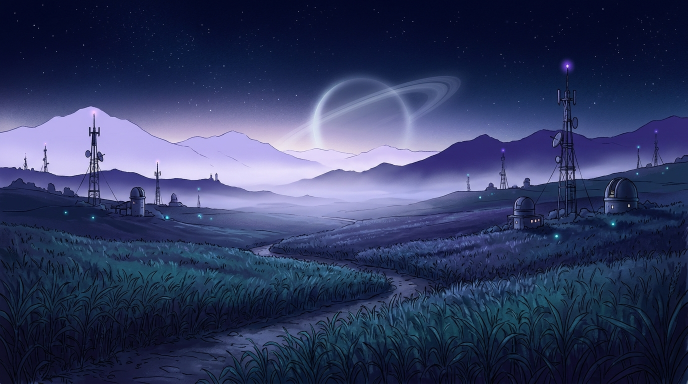
#> input picture design/approved/s1_landing/screenshot.png, 1376 x 768 px, found by its file name (shown at 1/2 size)
$ python build_art_assets.py
#> lines starting #> are read from the running program, lines starting #| are printed output that depends on the picture
"""
Build layered artwork assets for IrrigaTrace Night Field Observatory
Produces WebP assets <= 250 KB each in web/public/art/
and records metadata in design/approved/art-manifest.md
"""
import os
import math
from PIL import Image, ImageDraw, ImageFilter

ART_DIR = "web/public/art"
os.makedirs(ART_DIR, exist_ok=True)
W, H = 2400, 1400

# 1. Sky & Stars (2400x1400)
def generate_sky_stars():
    im = Image.new("RGBA", (W, H), (6, 5, 42, 255))
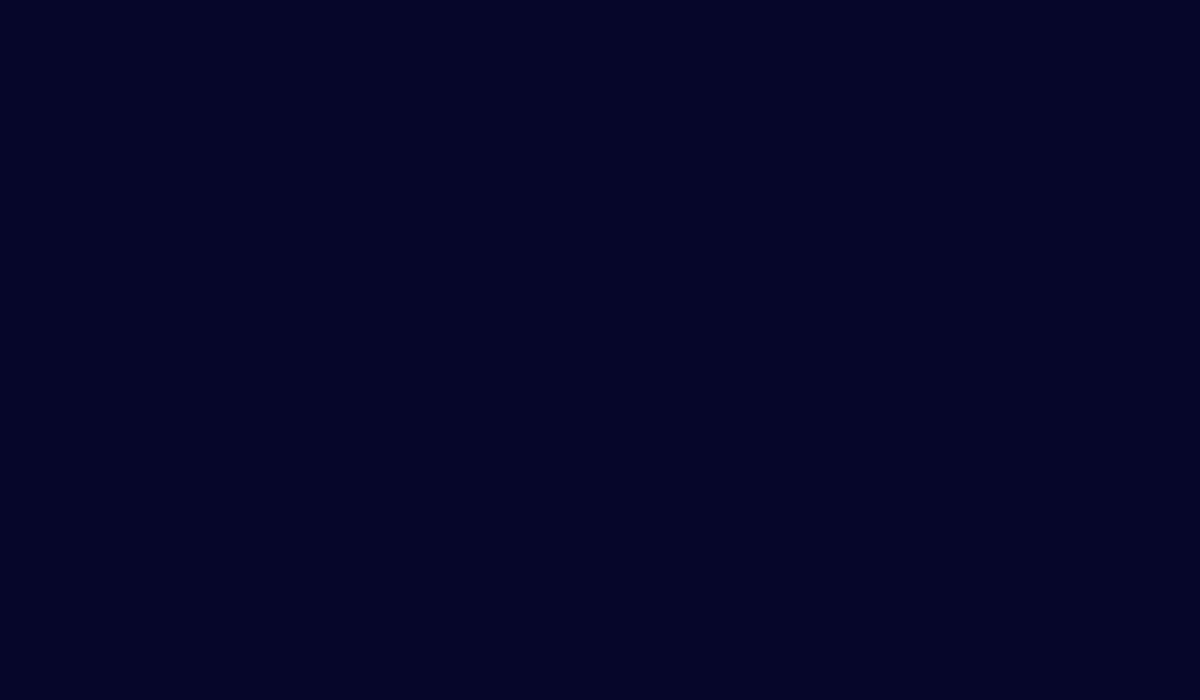
#> im: PIL image 2400x1400 RGBA (shown at 1/2 size); mean R, G, B, A 6, 5, 42, 255
    draw = ImageDraw.Draw(im)
    # subtle gradient top-down
    for y in range(H):
        ratio = y / H
        r = int(6 + (11 - 6) * ratio)
        g = int(5 + (10 - 5) * ratio)
        b = int(42 + (63 - 42) * ratio)
        draw.line([(0, y), (W, y)], fill=(r, g, b, 255))

    # Stars
    import random
    random.seed(42)
    for _ in range(450):
        x = random.randint(0, W)
        y = random.randint(0, int(H * 0.75))
        brightness = random.randint(140, 255)
        size = random.choice([1, 1, 1, 2, 2, 3])
        draw.ellipse([x, y, x + size, y + size], fill=(243, 241, 255, brightness))
        if size == 3:
            # 4-point sparkle
            draw.line([(x-2, y+1), (x+5, y+1)], fill=(201, 196, 255, 120))
            draw.line([(x+1, y-2), (x+1, y+5)], fill=(201, 196, 255, 120))

    out_path = os.path.join(ART_DIR, "sky-stars.webp")
    im.save(out_path, "WEBP", quality=85)
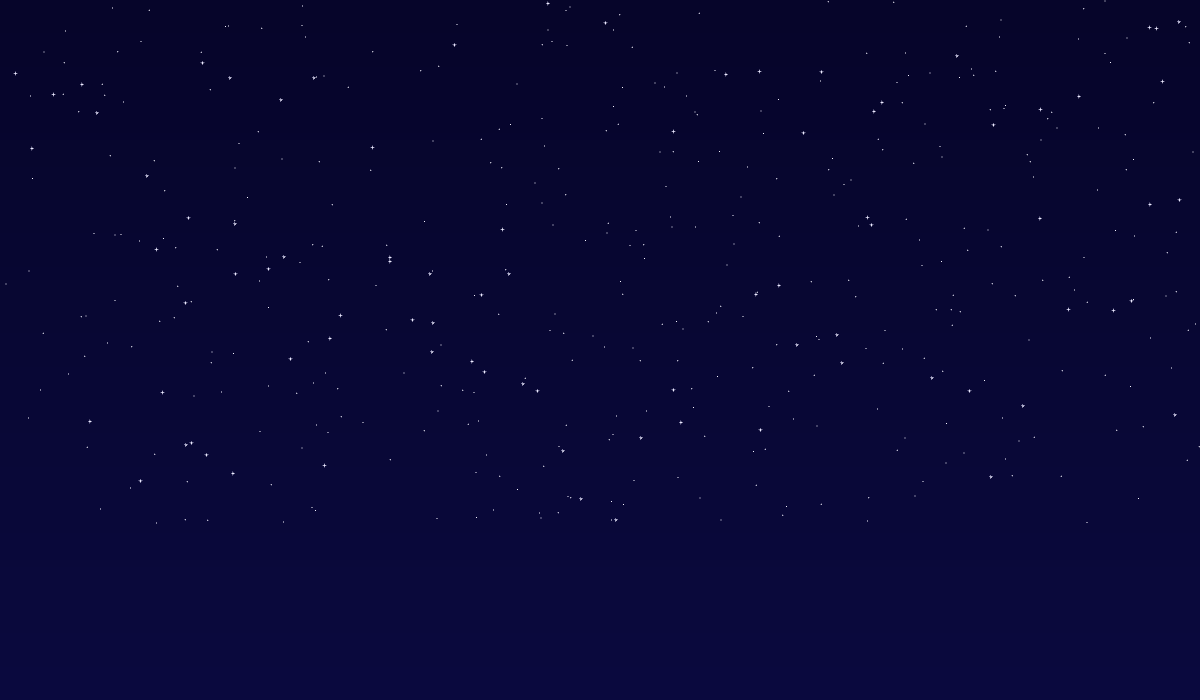
#> saved as sky-stars.webp: PIL image 2400x1400 RGBA (shown at 1/2 size); mean R, G, B, A 8.2, 7.2, 52.2, 254.9; transparent parts drawn white
    print(f"Created {out_path} ({os.path.getsize(out_path)} bytes)")

# 2. Planet with Glowing Rings (Transparent)
def generate_planet():
    im = Image.new("RGBA", (W, H), (0, 0, 0, 0))
#> im: PIL image 2400x1400 RGBA; every value is 0
    draw = ImageDraw.Draw(im)

    cx, cy = 1350, 480
    radius = 240

    # Back ring arc
    ring_w, ring_h = 750, 200
    draw.arc([cx - ring_w//2, cy - ring_h//2, cx + ring_w//2, cy + ring_h//2], start=180, end=360, fill=(201, 196, 255, 110), width=6)
    draw.arc([cx - ring_w//2 - 20, cy - ring_h//2 - 10, cx + ring_w//2 + 20, cy + ring_h//2 + 10], start=185, end=355, fill=(143, 134, 245, 70), width=4)

    # Planet Body
    for r in range(radius, 0, -1):
        frac = r / radius
        col = (
            int(15 + (35 - 15) * (1 - frac)),
            int(12 + (30 - 12) * (1 - frac)),
            int(70 + (130 - 70) * (1 - frac)),
            255
        )
        draw.ellipse([cx - r, cy - r, cx + r, cy + r], fill=col)

    # Atmospheric rim glow
    draw.ellipse([cx - radius, cy - radius, cx + radius, cy + radius], outline=(201, 196, 255, 190), width=4)
    draw.ellipse([cx - radius + 4, cy - radius + 4, cx + radius - 4, cy + radius - 4], outline=(143, 134, 245, 120), width=3)

    # Front ring arc
    draw.arc([cx - ring_w//2, cy - ring_h//2, cx + ring_w//2, cy + ring_h//2], start=0, end=180, fill=(243, 241, 255, 230), width=8)
    draw.arc([cx - ring_w//2 - 16, cy - ring_h//2 - 8, cx + ring_w//2 + 16, cy + ring_h//2 + 8], start=5, end=175, fill=(201, 196, 255, 150), width=5)

    out_path = os.path.join(ART_DIR, "planet.webp")
    im.save(out_path, "WEBP", quality=85)
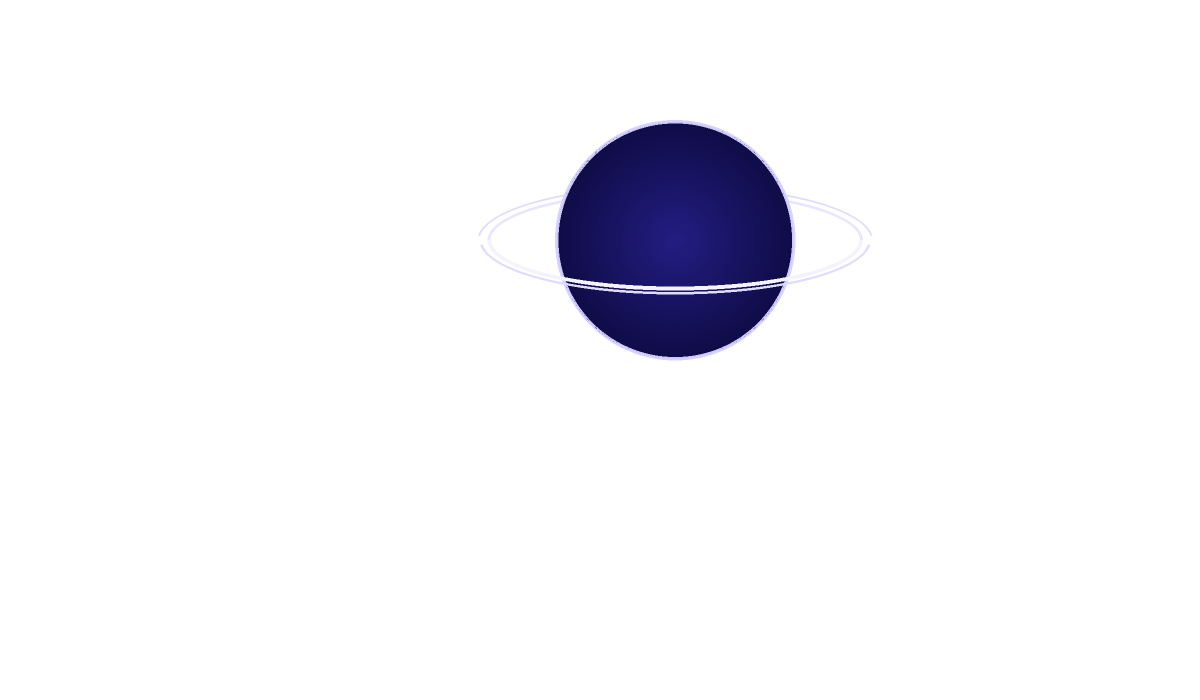
#> saved as planet.webp: PIL image 2400x1400 RGBA (shown at 1/2 size); mean R, G, B, A 2.4, 2.2, 6.2, 13.7; transparent parts drawn white
    print(f"Created {out_path} ({os.path.getsize(out_path)} bytes)")

# 3. Far Mountains (Lavender hazy silhouette)
def generate_far_mountains():
    im = Image.new("RGBA", (W, H), (0, 0, 0, 0))
    draw = ImageDraw.Draw(im)

    # Mountain polygon across horizon
    pts = [
        (0, 720),
        (220, 580),
        (380, 530),
        (560, 610),
        (720, 560),
        (900, 640),
        (1100, 600),
        (1300, 660),
        (1500, 590),
        (1750, 510),
        (2000, 570),
        (2250, 520),
        (2400, 680),
        (2400, H),
        (0, H)
    ]
    draw.polygon(pts, fill=(143, 134, 245, 140))

    # Snow highlights
    peaks = [(380, 530), (720, 560), (1750, 510), (2250, 520)]
    for px, py in peaks:
        snow = [(px, py), (px - 50, py + 80), (px + 60, py + 95)]
        draw.polygon(snow, fill=(243, 241, 255, 160))

    out_path = os.path.join(ART_DIR, "far-mountains.webp")
    im.save(out_path, "WEBP", quality=85)
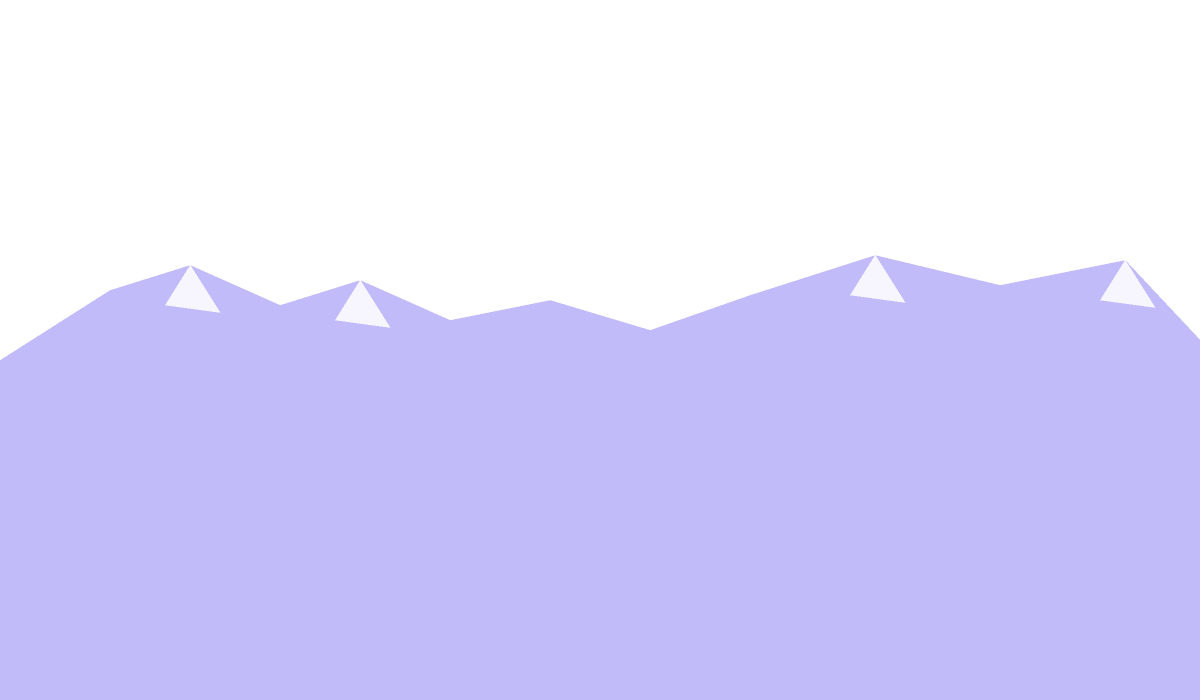
#> saved as far-mountains.webp: PIL image 2400x1400 RGBA (shown at 1/2 size); mean R, G, B, A 83.5, 78.4, 142.2, 81.3; transparent parts drawn white
    print(f"Created {out_path} ({os.path.getsize(out_path)} bytes)")

# 4. Midground Plateau & Sugarcane Rows
def generate_plateau():
    im = Image.new("RGBA", (W, H), (0, 0, 0, 0))
    draw = ImageDraw.Draw(im)

    # Rolling hills / plateau base
    pts = [
        (0, 800),
        (350, 780),
        (850, 820),
        (1400, 790),
        (1900, 830),
        (2400, 770),
        (2400, H),
        (0, H)
    ]
    draw.polygon(pts, fill=(20, 17, 107, 240))

    # Terraced curves
    for y in range(850, H - 150, 45):
        draw.arc([-200, y - 100, W + 200, y + 250], start=10, end=170, fill=(43, 34, 194, 130), width=3)
        draw.arc([-100, y - 80, W + 100, y + 230], start=15, end=165, fill=(75, 64, 230, 80), width=2)

    # Slim irrigation tower on left ridge
    tx, ty = 450, 620
    draw.line([(tx, ty + 180), (tx, ty)], fill=(178, 174, 234, 255), width=3)
    draw.line([(tx - 15, ty + 180), (tx + 15, ty + 180)], fill=(178, 174, 234, 255), width=4)
    draw.line([(tx - 12, ty + 180), (tx, ty)], fill=(143, 134, 245, 180), width=2)
    draw.line([(tx + 12, ty + 180), (tx, ty)], fill=(143, 134, 245, 180), width=2)
    # Beacon
    draw.ellipse([tx - 4, ty - 6, tx + 4, ty + 2], fill=(200, 245, 201, 255))

    out_path = os.path.join(ART_DIR, "plateau.webp")
    im.save(out_path, "WEBP", quality=85)
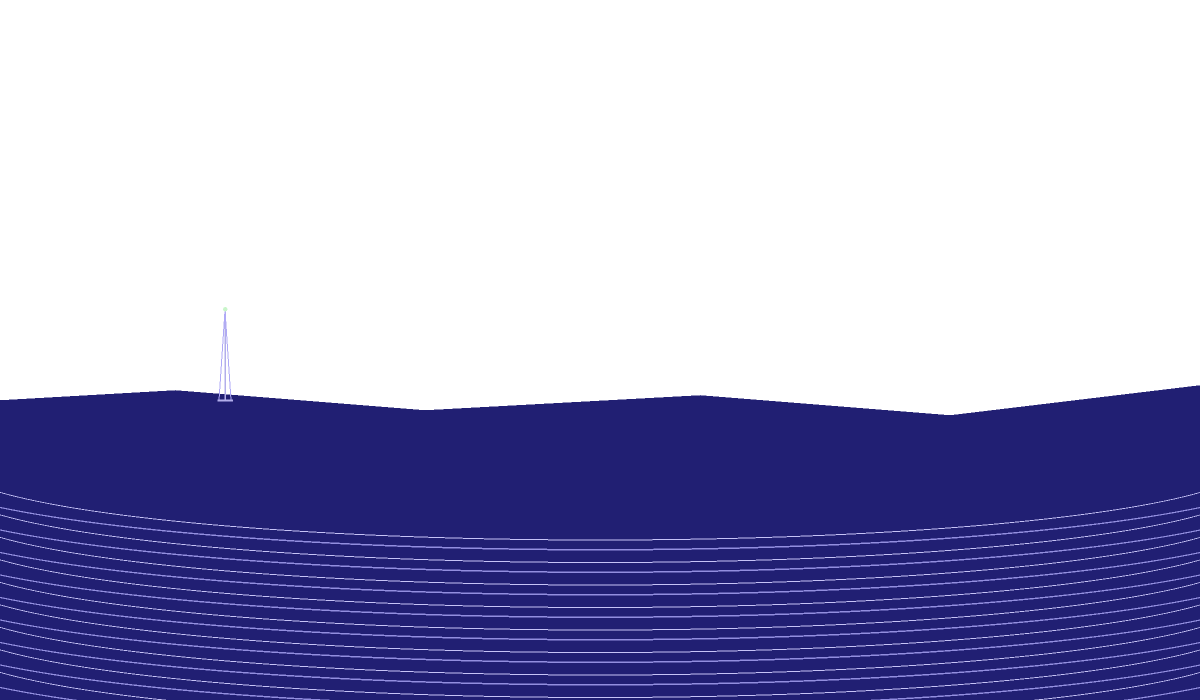
#> saved as plateau.webp: PIL image 2400x1400 RGBA (shown at 1/2 size); mean R, G, B, A 9.6, 8.1, 48.5, 99.1; transparent parts drawn white
    print(f"Created {out_path} ({os.path.getsize(out_path)} bytes)")

# 5. Foreground Towers and Survey Drones
def generate_foreground_towers():
    im = Image.new("RGBA", (W, H), (0, 0, 0, 0))
    draw = ImageDraw.Draw(im)

    # Floating crystalline shelf at right bottom
    shelf = [
        (1650, 1020),
        (1850, 990),
        (2200, 1010),
        (2400, 980),
        (2400, H),
        (1580, H)
    ]
    draw.polygon(shelf, fill=(11, 10, 63, 250))
    draw.line([(1650, 1020), (1850, 990), (2200, 1010), (2400, 980)], fill=(143, 134, 245, 200), width=3)

    # Spire towers on shelf
    towers = [(1920, 820, 170), (2050, 760, 240), (2180, 800, 200), (2310, 840, 150)]
    for bx, by, th in towers:
        draw.polygon([(bx - 12, by + th), (bx + 12, by + th), (bx, by)], fill=(201, 196, 255, 230))
        draw.line([(bx, by), (bx, by - 25)], fill=(243, 241, 255, 255), width=2)
        # Orb antenna
        draw.ellipse([bx - 6, by - 32, bx + 6, by - 20], fill=(200, 245, 201, 255))

    # Flying scout drone in mid-air
    dx, dy = 1720, 620
    drone_pts = [(dx, dy), (dx - 28, dy - 12), (dx - 18, dy + 8), (dx - 34, dy + 16)]
    draw.polygon(drone_pts, fill=(201, 196, 255, 230))
    draw.ellipse([dx - 8, dy - 2, dx, dy + 4], fill=(75, 64, 230, 255))

    out_path = os.path.join(ART_DIR, "foreground-towers.webp")
    im.save(out_path, "WEBP", quality=85)
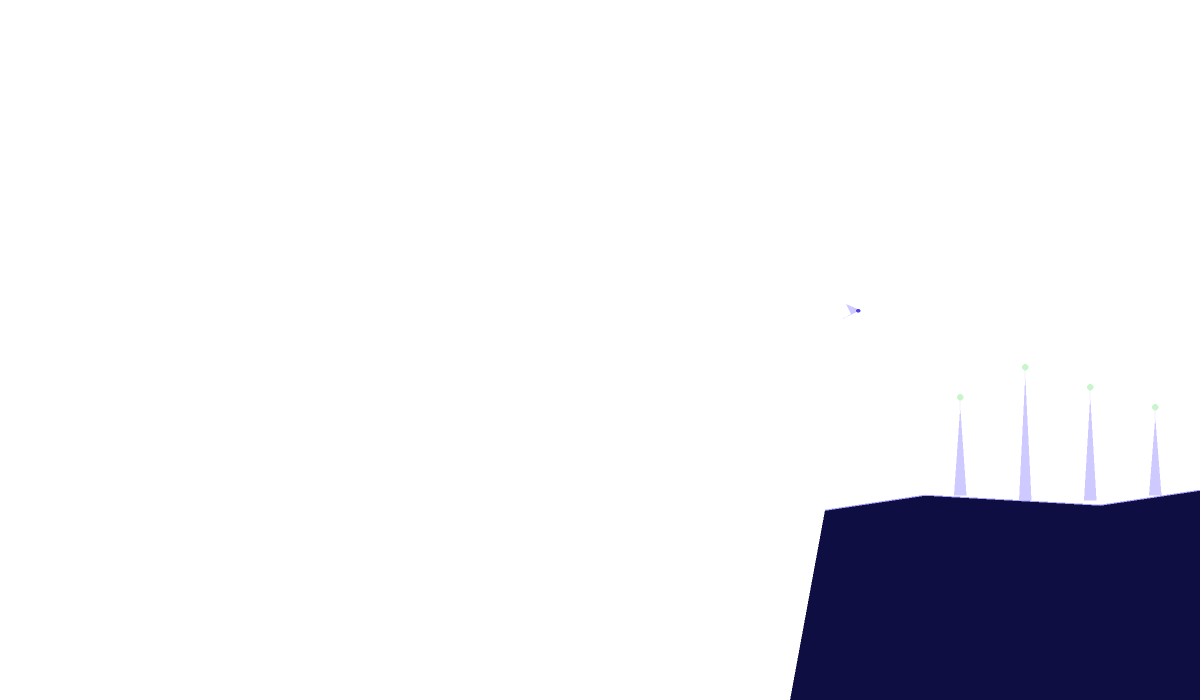
#> saved as foreground-towers.webp: PIL image 2400x1400 RGBA (shown at 1/2 size); mean R, G, B, A 1.7, 1.6, 6.8, 24.1; transparent parts drawn white
    print(f"Created {out_path} ({os.path.getsize(out_path)} bytes)")

# 6. Hero Observatory Master Scene (from Stitch approved capture)
def generate_master_hero():
    src_path = "design/approved/s1_landing/screenshot.png"
    if os.path.exists(src_path):
        img = Image.open(src_path)
#> img is the input picture: PIL image 1376x768 RGB; mean R, G, B 49.9, 58.7, 95.6
        out_path = os.path.join(ART_DIR, "hero-observatory.webp")
        img.save(out_path, "WEBP", quality=85)
        print(f"Created master hero {out_path} ({os.path.getsize(out_path)} bytes)")

if __name__ == "__main__":
    generate_sky_stars()
    generate_planet()
    generate_far_mountains()
    generate_plateau()
    generate_foreground_towers()
    generate_master_hero()
